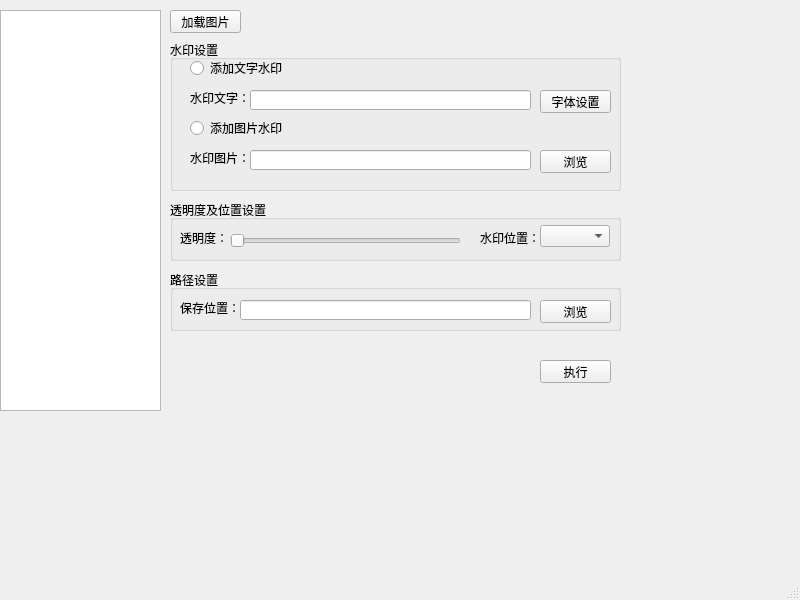
<?xml version="1.0" encoding="UTF-8"?>
<ui version="4.0">
 <class>MainWindow</class>
 <widget class="QMainWindow" name="MainWindow">
  <property name="geometry">
   <rect>
    <x>0</x>
    <y>0</y>
    <width>800</width>
    <height>600</height>
   </rect>
  </property>
  <property name="windowTitle">
   <string>MainWindow</string>
  </property>
  <widget class="QWidget" name="centralwidget">
   <widget class="QListWidget" name="listWidget">
    <property name="geometry">
     <rect>
      <x>0</x>
      <y>10</y>
      <width>161</width>
      <height>401</height>
     </rect>
    </property>
   </widget>
   <widget class="QGroupBox" name="groupBox">
    <property name="geometry">
     <rect>
      <x>170</x>
      <y>40</y>
      <width>451</width>
      <height>151</height>
     </rect>
    </property>
    <property name="title">
     <string>水印设置</string>
    </property>
    <widget class="QRadioButton" name="radioButton">
     <property name="geometry">
      <rect>
       <x>20</x>
       <y>20</y>
       <width>101</width>
       <height>16</height>
      </rect>
     </property>
     <property name="tabletTracking">
      <bool>false</bool>
     </property>
     <property name="text">
      <string>添加文字水印</string>
     </property>
    </widget>
    <widget class="QRadioButton" name="radioButton_2">
     <property name="geometry">
      <rect>
       <x>20</x>
       <y>80</y>
       <width>111</width>
       <height>16</height>
      </rect>
     </property>
     <property name="text">
      <string>添加图片水印</string>
     </property>
    </widget>
    <widget class="QLineEdit" name="lineEdit">
     <property name="geometry">
      <rect>
       <x>80</x>
       <y>50</y>
       <width>281</width>
       <height>20</height>
      </rect>
     </property>
    </widget>
    <widget class="QLabel" name="label">
     <property name="geometry">
      <rect>
       <x>20</x>
       <y>50</y>
       <width>61</width>
       <height>16</height>
      </rect>
     </property>
     <property name="text">
      <string>水印文字：</string>
     </property>
    </widget>
    <widget class="QPushButton" name="pushButton_3">
     <property name="geometry">
      <rect>
       <x>370</x>
       <y>50</y>
       <width>71</width>
       <height>23</height>
      </rect>
     </property>
     <property name="text">
      <string>字体设置</string>
     </property>
    </widget>
    <widget class="QLineEdit" name="lineEdit_3">
     <property name="geometry">
      <rect>
       <x>80</x>
       <y>110</y>
       <width>281</width>
       <height>20</height>
      </rect>
     </property>
    </widget>
    <widget class="QLabel" name="label_2">
     <property name="geometry">
      <rect>
       <x>20</x>
       <y>110</y>
       <width>61</width>
       <height>16</height>
      </rect>
     </property>
     <property name="text">
      <string>水印图片：</string>
     </property>
    </widget>
    <widget class="QPushButton" name="pushButton_4">
     <property name="geometry">
      <rect>
       <x>370</x>
       <y>110</y>
       <width>71</width>
       <height>23</height>
      </rect>
     </property>
     <property name="text">
      <string>浏览</string>
     </property>
    </widget>
   </widget>
   <widget class="QGroupBox" name="groupBox_2">
    <property name="geometry">
     <rect>
      <x>170</x>
      <y>200</y>
      <width>451</width>
      <height>61</height>
     </rect>
    </property>
    <property name="title">
     <string>透明度及位置设置</string>
    </property>
    <widget class="QLabel" name="label_3">
     <property name="geometry">
      <rect>
       <x>10</x>
       <y>30</y>
       <width>61</width>
       <height>16</height>
      </rect>
     </property>
     <property name="text">
      <string>透明度：</string>
     </property>
    </widget>
    <widget class="QSlider" name="horizontalSlider">
     <property name="geometry">
      <rect>
       <x>60</x>
       <y>30</y>
       <width>231</width>
       <height>22</height>
      </rect>
     </property>
     <property name="minimum">
      <number>1</number>
     </property>
     <property name="maximum">
      <number>10</number>
     </property>
     <property name="orientation">
      <enum>Qt::Horizontal</enum>
     </property>
    </widget>
    <widget class="QLabel" name="label_4">
     <property name="geometry">
      <rect>
       <x>310</x>
       <y>30</y>
       <width>61</width>
       <height>16</height>
      </rect>
     </property>
     <property name="text">
      <string>水印位置：</string>
     </property>
    </widget>
    <widget class="QComboBox" name="comboBox">
     <property name="geometry">
      <rect>
       <x>370</x>
       <y>25</y>
       <width>70</width>
       <height>22</height>
      </rect>
     </property>
    </widget>
   </widget>
   <widget class="QGroupBox" name="groupBox_3">
    <property name="geometry">
     <rect>
      <x>170</x>
      <y>270</y>
      <width>451</width>
      <height>61</height>
     </rect>
    </property>
    <property name="title">
     <string>路径设置</string>
    </property>
    <widget class="QLabel" name="label_5">
     <property name="geometry">
      <rect>
       <x>10</x>
       <y>30</y>
       <width>71</width>
       <height>16</height>
      </rect>
     </property>
     <property name="text">
      <string>保存位置：</string>
     </property>
    </widget>
    <widget class="QLineEdit" name="lineEdit_2">
     <property name="geometry">
      <rect>
       <x>70</x>
       <y>30</y>
       <width>291</width>
       <height>20</height>
      </rect>
     </property>
    </widget>
    <widget class="QPushButton" name="pushButton_6">
     <property name="geometry">
      <rect>
       <x>370</x>
       <y>30</y>
       <width>71</width>
       <height>23</height>
      </rect>
     </property>
     <property name="text">
      <string>浏览</string>
     </property>
    </widget>
   </widget>
   <widget class="QPushButton" name="pushButton_7">
    <property name="geometry">
     <rect>
      <x>540</x>
      <y>360</y>
      <width>71</width>
      <height>23</height>
     </rect>
    </property>
    <property name="text">
     <string>执行</string>
    </property>
   </widget>
   <widget class="QPushButton" name="pushButton_5">
    <property name="geometry">
     <rect>
      <x>170</x>
      <y>10</y>
      <width>71</width>
      <height>23</height>
     </rect>
    </property>
    <property name="text">
     <string>加载图片</string>
    </property>
   </widget>
   <zorder>groupBox</zorder>
   <zorder>listWidget</zorder>
   <zorder>groupBox_2</zorder>
   <zorder>groupBox_3</zorder>
   <zorder>pushButton_7</zorder>
   <zorder>pushButton_5</zorder>
  </widget>
  <widget class="QMenuBar" name="menubar">
   <property name="geometry">
    <rect>
     <x>0</x>
     <y>0</y>
     <width>800</width>
     <height>23</height>
    </rect>
   </property>
  </widget>
  <widget class="QStatusBar" name="statusbar"/>
 </widget>
 <resources/>
 <connections/>
</ui>
